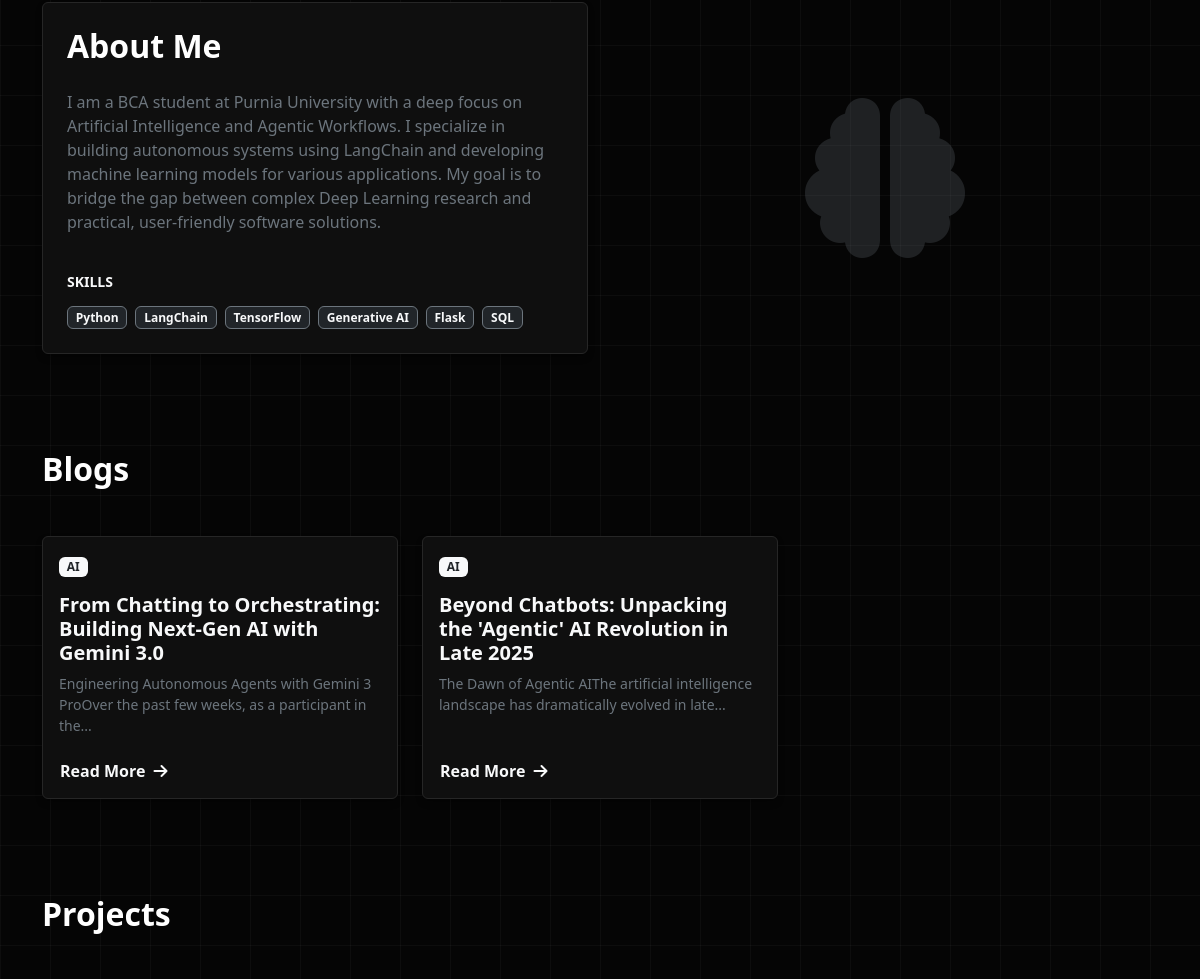
Before: / (middle part) with the older database file.
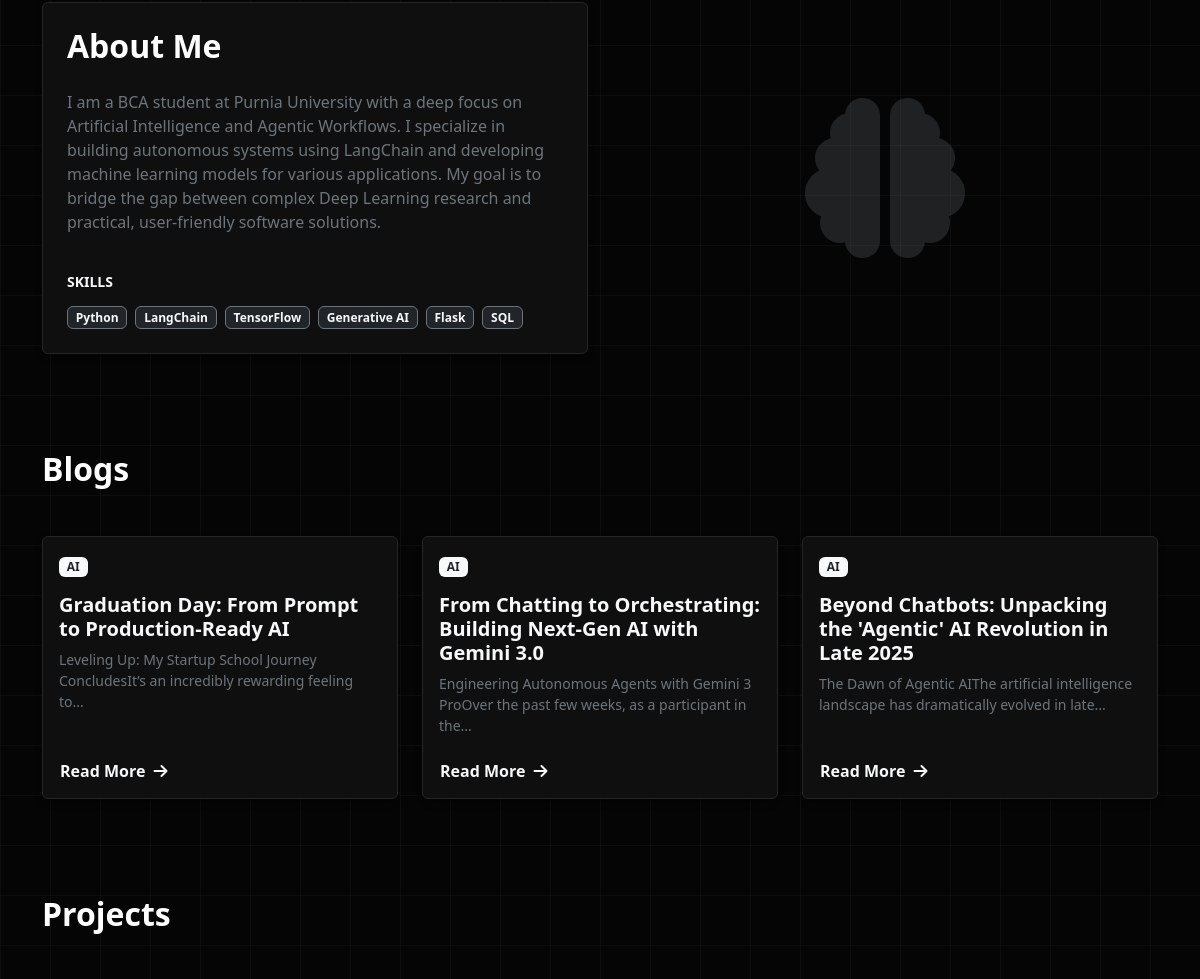
After: the same page with the newer database file.
### tables this page shows
CREATE TABLE profile (
        id INTEGER PRIMARY KEY AUTOINCREMENT,
        bio TEXT NOT NULL,
        skills TEXT,
        updated_at TIMESTAMP DEFAULT CURRENT_TIMESTAMP
    );

CREATE TABLE blogs (
        id INTEGER PRIMARY KEY AUTOINCREMENT,
        title TEXT NOT NULL,
        content TEXT NOT NULL,
        tags TEXT,
        created_at TIMESTAMP DEFAULT CURRENT_TIMESTAMP
    );

### app.py (the view)
@app.route('/')
def home():
    conn = get_db_connection()
    blogs = conn.execute("SELECT * FROM blogs ORDER BY created_at DESC").fetchall()
    projects = conn.execute("SELECT * FROM projects ORDER BY created_at DESC").fetchall()
    profile = conn.execute("SELECT * FROM profile ORDER BY id DESC LIMIT 1").fetchone()
    conn.close()
    if not profile:
        profile = {"bio": "Welcome to my portfolio.", "skills": "AI, Python"}
    return render_template('index.html', blogs=blogs, projects=projects, profile=profile)

### src/db.py (called while the page is built)
def get_db_connection():
    conn = sqlite3.connect(DB_PATH)
    conn.row_factory = sqlite3.Row
    return conn

### templates/index.html (shortened to what this page needs)
{% extends "base.html" %}
{% block content %}
<section id="about" class="py-5">
    <div class="container">
        <div class="row align-items-center">
            <div class="col-md-6 mb-4 mb-md-0">
                <div class="card card-dark border-0 p-4 h-100">
                    <h2 class="fw-bold section-title mb-4">About Me</h2>
                    <div class="text-secondary lead fs-6">
                        {{ profile.bio | safe }}
                    </div>
                    <div class="mt-4">
                        <h6 class="text-uppercase small fw-bold text-light mb-3">Skills</h6>
                        <div class="d-flex flex-wrap gap-2">
                            {% if profile.skills %}
                                {% for skill in profile.skills.split(',') %}
                                <span class="badge bg-dark border border-secondary text-light">{{ skill.strip() }}</span>
                                {% endfor %}
                            {% endif %}
                        </div>
                    </div>
                </div>
            </div>
            <div class="col-md-6 text-center">
                <i class="fas fa-brain fa-10x text-secondary opacity-25"></i>
            </div>
        </div>
    </div>
</section>
<section id="blog" class="py-5">
    <div class="container">
        <h2 class="fw-bold section-title mb-5">Blogs</h2>
        <div class="row g-4">
            {% for blog in blogs %}
            <div class="col-md-4">
                <div class="card h-100 border-0 card-dark hover-card">
                    <div class="card-body">
                        {% set first_tag = blog.tags.split(',')[0] if blog.tags else 'Tech' %}
                        <span class="badge mb-2 bg-light text-dark fw-bold">{{ first_tag }}</span>
                        <h5 class="card-title fw-bold text-light mt-2">{{ blog.title }}</h5>
                        <div class="card-text text-secondary small text-truncate-3">
                            {{ blog.content | striptags | truncate(100) }}
                        </div>
                    </div>
                    <div class="card-footer border-0 pt-0 bg-transparent">
                        <button class="btn btn-link px-0 text-light fw-bold text-decoration-none" data-bs-toggle="modal" data-bs-target="#blogModal{{ blog.id }}">
                            Read More <i class="fas fa-arrow-right ms-1"></i>
                        </button>
                    </div>
                </div>
            </div>
            {% endfor %}
        </div>
    </div>
</section>
<section id="projects" class="py-5">
    <div class="container">
        <h2 class="fw-bold section-title mb-5">Projects</h2>
        <div class="row g-4">
        </div>
    </div>
</section>
{% endblock %}

### templates/base.html (shortened to what this page needs)
<!DOCTYPE html>
<html lang="en">
<head>
    <link href="https://cdn.jsdelivr.net/npm/bootstrap@5.3.0/dist/css/bootstrap.min.css" rel="stylesheet">
    <link rel="stylesheet" href="https://cdnjs.cloudflare.com/ajax/libs/font-awesome/6.0.0/css/all.min.css">
    <link rel="stylesheet" href="{{ url_for('static', filename='style.css') }}">
</head>
<body class="dark-mode">
    <main>
        {% block content %}{% endblock %}
    </main>
</body>
</html>

### static/style.css (style rules this page uses)
:root { --bg-body: #050505; --bg-card: #0f0f0f; --bg-card-hover: #141414; --text-main: #ffffff; --text-muted: #a0a0a0; --border-color: #262626; --accent-glow: rgba(255, 255, 255, 0.08); }
body { background-color: var(--bg-body); color: var(--text-main); font-family: 'Segoe UI', Tahoma, Geneva, Verdana, sans-serif; min-height: 100vh; background-image: linear-gradient(rgba(255, 255, 255, 0.03) 1px, transparent 1px), linear-gradient(90deg, rgba(255, 255, 255, 0.03) 1px, transparent 1px); background-size: 50px 50px; }
.card-dark, .modal-content { background-color: var(--bg-card) !important; border: 1px solid var(--border-color) !important; color: var(--text-main); box-shadow: 0 4px 6px rgba(0,0,0,0.3); transition: transform 0.3s ease, border-color 0.3s ease; }
::placeholder { color: #555 !important; }

Changed rows visible on the page:
added blogs: first_tag "AI", title "Graduation Day: From Prompt to Production-Ready AI", content "Leveling Up: My Startup School Journey ConcludesIt’s an incredibly rewarding feeling to..."
